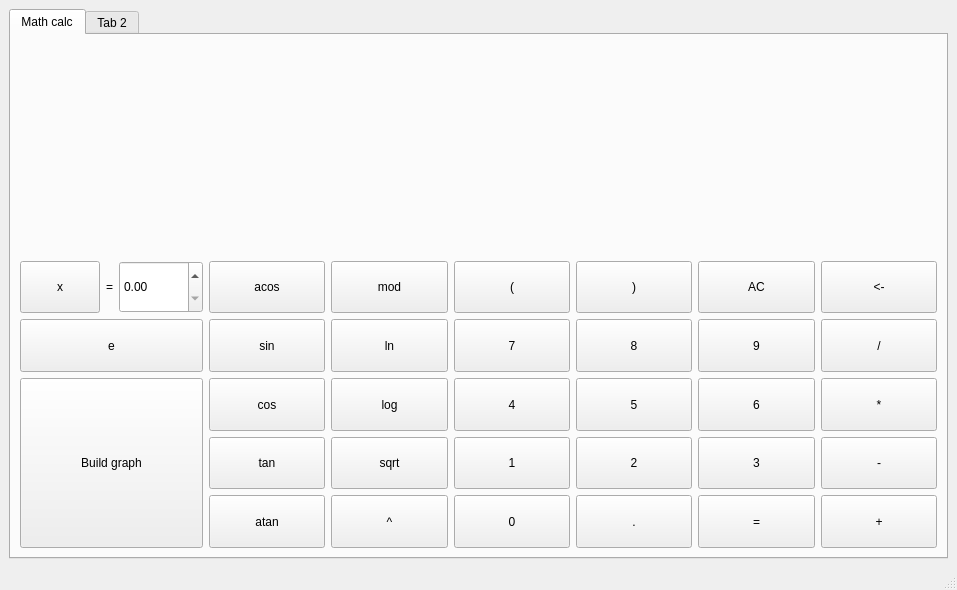
<?xml version="1.0" encoding="UTF-8"?>
<ui version="4.0">
 <class>MainWindow</class>
 <widget class="QMainWindow" name="MainWindow">
  <property name="geometry">
   <rect>
    <x>0</x>
    <y>0</y>
    <width>957</width>
    <height>590</height>
   </rect>
  </property>
  <property name="windowTitle">
   <string>Calculator</string>
  </property>
  <widget class="QWidget" name="centralwidget">
   <layout class="QGridLayout" name="gridLayout_2">
    <item row="0" column="0">
     <widget class="QTabWidget" name="tabWidget">
      <property name="currentIndex">
       <number>0</number>
      </property>
      <widget class="QWidget" name="mathCalcucator">
       <attribute name="title">
        <string>Math calc</string>
       </attribute>
       <layout class="QGridLayout" name="gridLayout_3" rowstretch="0">
        <item row="0" column="0">
         <layout class="QGridLayout" name="mainLayout" rowstretch="4,1,1,1,1,1">
          <item row="2" column="6">
           <widget class="QPushButton" name="divideButton">
            <property name="sizePolicy">
             <sizepolicy hsizetype="Expanding" vsizetype="Expanding">
              <horstretch>0</horstretch>
              <verstretch>0</verstretch>
             </sizepolicy>
            </property>
            <property name="text">
             <string>/</string>
            </property>
           </widget>
          </item>
          <item row="1" column="3">
           <widget class="QPushButton" name="openBracketButton">
            <property name="sizePolicy">
             <sizepolicy hsizetype="MinimumExpanding" vsizetype="Expanding">
              <horstretch>0</horstretch>
              <verstretch>0</verstretch>
             </sizepolicy>
            </property>
            <property name="text">
             <string>(</string>
            </property>
           </widget>
          </item>
          <item row="2" column="4">
           <widget class="QPushButton" name="num8Button">
            <property name="sizePolicy">
             <sizepolicy hsizetype="MinimumExpanding" vsizetype="MinimumExpanding">
              <horstretch>0</horstretch>
              <verstretch>0</verstretch>
             </sizepolicy>
            </property>
            <property name="text">
             <string>8</string>
            </property>
           </widget>
          </item>
          <item row="1" column="6">
           <widget class="QPushButton" name="removeSymButton">
            <property name="sizePolicy">
             <sizepolicy hsizetype="MinimumExpanding" vsizetype="Expanding">
              <horstretch>0</horstretch>
              <verstretch>0</verstretch>
             </sizepolicy>
            </property>
            <property name="text">
             <string>&lt;-</string>
            </property>
           </widget>
          </item>
          <item row="5" column="3">
           <widget class="QPushButton" name="num0Button">
            <property name="sizePolicy">
             <sizepolicy hsizetype="Expanding" vsizetype="Expanding">
              <horstretch>0</horstretch>
              <verstretch>0</verstretch>
             </sizepolicy>
            </property>
            <property name="text">
             <string>0</string>
            </property>
           </widget>
          </item>
          <item row="5" column="1">
           <widget class="QPushButton" name="funcAtanButton">
            <property name="sizePolicy">
             <sizepolicy hsizetype="Expanding" vsizetype="Expanding">
              <horstretch>0</horstretch>
              <verstretch>0</verstretch>
             </sizepolicy>
            </property>
            <property name="text">
             <string>atan</string>
            </property>
           </widget>
          </item>
          <item row="4" column="4">
           <widget class="QPushButton" name="num2Button">
            <property name="sizePolicy">
             <sizepolicy hsizetype="MinimumExpanding" vsizetype="MinimumExpanding">
              <horstretch>0</horstretch>
              <verstretch>0</verstretch>
             </sizepolicy>
            </property>
            <property name="text">
             <string>2</string>
            </property>
           </widget>
          </item>
          <item row="3" column="1">
           <widget class="QPushButton" name="funcCosButton">
            <property name="sizePolicy">
             <sizepolicy hsizetype="Expanding" vsizetype="Expanding">
              <horstretch>0</horstretch>
              <verstretch>0</verstretch>
             </sizepolicy>
            </property>
            <property name="text">
             <string>cos</string>
            </property>
           </widget>
          </item>
          <item row="3" column="2">
           <widget class="QPushButton" name="funcLogButton">
            <property name="sizePolicy">
             <sizepolicy hsizetype="Expanding" vsizetype="MinimumExpanding">
              <horstretch>0</horstretch>
              <verstretch>0</verstretch>
             </sizepolicy>
            </property>
            <property name="text">
             <string>log</string>
            </property>
           </widget>
          </item>
          <item row="5" column="6">
           <widget class="QPushButton" name="plusButton">
            <property name="sizePolicy">
             <sizepolicy hsizetype="Expanding" vsizetype="Expanding">
              <horstretch>0</horstretch>
              <verstretch>0</verstretch>
             </sizepolicy>
            </property>
            <property name="text">
             <string>+</string>
            </property>
           </widget>
          </item>
          <item row="2" column="0">
           <widget class="QPushButton" name="scienceNotationButton">
            <property name="sizePolicy">
             <sizepolicy hsizetype="Expanding" vsizetype="Expanding">
              <horstretch>0</horstretch>
              <verstretch>0</verstretch>
             </sizepolicy>
            </property>
            <property name="text">
             <string>e</string>
            </property>
           </widget>
          </item>
          <item row="2" column="1">
           <widget class="QPushButton" name="funcSinButton">
            <property name="sizePolicy">
             <sizepolicy hsizetype="Expanding" vsizetype="Expanding">
              <horstretch>0</horstretch>
              <verstretch>0</verstretch>
             </sizepolicy>
            </property>
            <property name="text">
             <string>sin</string>
            </property>
           </widget>
          </item>
          <item row="2" column="2">
           <widget class="QPushButton" name="funcLnButton">
            <property name="sizePolicy">
             <sizepolicy hsizetype="Preferred" vsizetype="Preferred">
              <horstretch>0</horstretch>
              <verstretch>0</verstretch>
             </sizepolicy>
            </property>
            <property name="text">
             <string>ln</string>
            </property>
           </widget>
          </item>
          <item row="4" column="5">
           <widget class="QPushButton" name="num3Button">
            <property name="sizePolicy">
             <sizepolicy hsizetype="Expanding" vsizetype="Expanding">
              <horstretch>0</horstretch>
              <verstretch>0</verstretch>
             </sizepolicy>
            </property>
            <property name="text">
             <string>3</string>
            </property>
           </widget>
          </item>
          <item row="5" column="5">
           <widget class="QPushButton" name="calculateButton">
            <property name="sizePolicy">
             <sizepolicy hsizetype="Expanding" vsizetype="Expanding">
              <horstretch>0</horstretch>
              <verstretch>0</verstretch>
             </sizepolicy>
            </property>
            <property name="text">
             <string>=</string>
            </property>
           </widget>
          </item>
          <item row="3" column="5">
           <widget class="QPushButton" name="num6Button">
            <property name="sizePolicy">
             <sizepolicy hsizetype="Expanding" vsizetype="Expanding">
              <horstretch>0</horstretch>
              <verstretch>0</verstretch>
             </sizepolicy>
            </property>
            <property name="text">
             <string>6</string>
            </property>
           </widget>
          </item>
          <item row="5" column="2">
           <widget class="QPushButton" name="expButton">
            <property name="sizePolicy">
             <sizepolicy hsizetype="Expanding" vsizetype="Expanding">
              <horstretch>0</horstretch>
              <verstretch>0</verstretch>
             </sizepolicy>
            </property>
            <property name="text">
             <string>^</string>
            </property>
           </widget>
          </item>
          <item row="3" column="6">
           <widget class="QPushButton" name="multiplyButton">
            <property name="sizePolicy">
             <sizepolicy hsizetype="Expanding" vsizetype="MinimumExpanding">
              <horstretch>0</horstretch>
              <verstretch>0</verstretch>
             </sizepolicy>
            </property>
            <property name="text">
             <string>*</string>
            </property>
           </widget>
          </item>
          <item row="5" column="4">
           <widget class="QPushButton" name="pointButton">
            <property name="sizePolicy">
             <sizepolicy hsizetype="Expanding" vsizetype="MinimumExpanding">
              <horstretch>0</horstretch>
              <verstretch>0</verstretch>
             </sizepolicy>
            </property>
            <property name="text">
             <string>.</string>
            </property>
           </widget>
          </item>
          <item row="1" column="2">
           <widget class="QPushButton" name="funcModButton">
            <property name="sizePolicy">
             <sizepolicy hsizetype="Expanding" vsizetype="MinimumExpanding">
              <horstretch>0</horstretch>
              <verstretch>0</verstretch>
             </sizepolicy>
            </property>
            <property name="text">
             <string>mod</string>
            </property>
           </widget>
          </item>
          <item row="3" column="4">
           <widget class="QPushButton" name="num5Button">
            <property name="sizePolicy">
             <sizepolicy hsizetype="MinimumExpanding" vsizetype="MinimumExpanding">
              <horstretch>0</horstretch>
              <verstretch>0</verstretch>
             </sizepolicy>
            </property>
            <property name="text">
             <string>5</string>
            </property>
           </widget>
          </item>
          <item row="4" column="6">
           <widget class="QPushButton" name="minusButton">
            <property name="sizePolicy">
             <sizepolicy hsizetype="Expanding" vsizetype="Expanding">
              <horstretch>0</horstretch>
              <verstretch>0</verstretch>
             </sizepolicy>
            </property>
            <property name="text">
             <string>-</string>
            </property>
           </widget>
          </item>
          <item row="4" column="3">
           <widget class="QPushButton" name="num1Button">
            <property name="sizePolicy">
             <sizepolicy hsizetype="Expanding" vsizetype="Expanding">
              <horstretch>0</horstretch>
              <verstretch>0</verstretch>
             </sizepolicy>
            </property>
            <property name="text">
             <string>1</string>
            </property>
           </widget>
          </item>
          <item row="3" column="3">
           <widget class="QPushButton" name="num4Button">
            <property name="sizePolicy">
             <sizepolicy hsizetype="Expanding" vsizetype="Expanding">
              <horstretch>0</horstretch>
              <verstretch>0</verstretch>
             </sizepolicy>
            </property>
            <property name="text">
             <string>4</string>
            </property>
           </widget>
          </item>
          <item row="1" column="5">
           <widget class="QPushButton" name="allClearButton">
            <property name="sizePolicy">
             <sizepolicy hsizetype="MinimumExpanding" vsizetype="Expanding">
              <horstretch>0</horstretch>
              <verstretch>0</verstretch>
             </sizepolicy>
            </property>
            <property name="text">
             <string>AC</string>
            </property>
           </widget>
          </item>
          <item row="1" column="4">
           <widget class="QPushButton" name="closeBracketButton">
            <property name="sizePolicy">
             <sizepolicy hsizetype="Expanding" vsizetype="Preferred">
              <horstretch>0</horstretch>
              <verstretch>0</verstretch>
             </sizepolicy>
            </property>
            <property name="text">
             <string>)</string>
            </property>
           </widget>
          </item>
          <item row="1" column="1">
           <widget class="QPushButton" name="funcAcosButton">
            <property name="sizePolicy">
             <sizepolicy hsizetype="Expanding" vsizetype="Expanding">
              <horstretch>0</horstretch>
              <verstretch>0</verstretch>
             </sizepolicy>
            </property>
            <property name="text">
             <string>acos</string>
            </property>
           </widget>
          </item>
          <item row="2" column="3">
           <widget class="QPushButton" name="num7Button">
            <property name="sizePolicy">
             <sizepolicy hsizetype="Expanding" vsizetype="MinimumExpanding">
              <horstretch>0</horstretch>
              <verstretch>0</verstretch>
             </sizepolicy>
            </property>
            <property name="text">
             <string>7</string>
            </property>
           </widget>
          </item>
          <item row="0" column="0" colspan="7">
           <layout class="QVBoxLayout" name="screenLayout">
            <item>
             <widget class="QLabel" name="historyLabel">
              <property name="text">
               <string/>
              </property>
             </widget>
            </item>
            <item>
             <widget class="QLabel" name="expressionLabel">
              <property name="text">
               <string/>
              </property>
             </widget>
            </item>
           </layout>
          </item>
          <item row="4" column="2">
           <widget class="QPushButton" name="funcSqrtButton">
            <property name="sizePolicy">
             <sizepolicy hsizetype="Expanding" vsizetype="Expanding">
              <horstretch>0</horstretch>
              <verstretch>0</verstretch>
             </sizepolicy>
            </property>
            <property name="text">
             <string>sqrt</string>
            </property>
           </widget>
          </item>
          <item row="2" column="5">
           <widget class="QPushButton" name="num9Button">
            <property name="sizePolicy">
             <sizepolicy hsizetype="Expanding" vsizetype="Preferred">
              <horstretch>0</horstretch>
              <verstretch>0</verstretch>
             </sizepolicy>
            </property>
            <property name="text">
             <string>9</string>
            </property>
           </widget>
          </item>
          <item row="4" column="1">
           <widget class="QPushButton" name="funcTanButton">
            <property name="sizePolicy">
             <sizepolicy hsizetype="Expanding" vsizetype="Expanding">
              <horstretch>0</horstretch>
              <verstretch>0</verstretch>
             </sizepolicy>
            </property>
            <property name="text">
             <string>tan</string>
            </property>
           </widget>
          </item>
          <item row="1" column="0">
           <layout class="QHBoxLayout" name="varXLayout">
            <item>
             <widget class="QPushButton" name="varXButton">
              <property name="sizePolicy">
               <sizepolicy hsizetype="MinimumExpanding" vsizetype="Expanding">
                <horstretch>0</horstretch>
                <verstretch>0</verstretch>
               </sizepolicy>
              </property>
              <property name="text">
               <string>x</string>
              </property>
             </widget>
            </item>
            <item>
             <widget class="QLabel" name="varXLabel">
              <property name="text">
               <string>=</string>
              </property>
             </widget>
            </item>
            <item>
             <widget class="QDoubleSpinBox" name="varXDoubleSpin">
              <property name="sizePolicy">
               <sizepolicy hsizetype="Expanding" vsizetype="Expanding">
                <horstretch>0</horstretch>
                <verstretch>0</verstretch>
               </sizepolicy>
              </property>
              <property name="maximum">
               <double>9999999999.000000000000000</double>
              </property>
             </widget>
            </item>
           </layout>
          </item>
          <item row="3" column="0" rowspan="3">
           <widget class="QPushButton" name="buildGraphButton">
            <property name="sizePolicy">
             <sizepolicy hsizetype="Expanding" vsizetype="Expanding">
              <horstretch>0</horstretch>
              <verstretch>0</verstretch>
             </sizepolicy>
            </property>
            <property name="text">
             <string>Build graph</string>
            </property>
           </widget>
          </item>
         </layout>
        </item>
       </layout>
      </widget>
      <widget class="QWidget" name="tab_2">
       <attribute name="title">
        <string>Tab 2</string>
       </attribute>
      </widget>
     </widget>
    </item>
   </layout>
  </widget>
  <widget class="QStatusBar" name="statusbar"/>
 </widget>
 <resources/>
 <connections/>
</ui>
